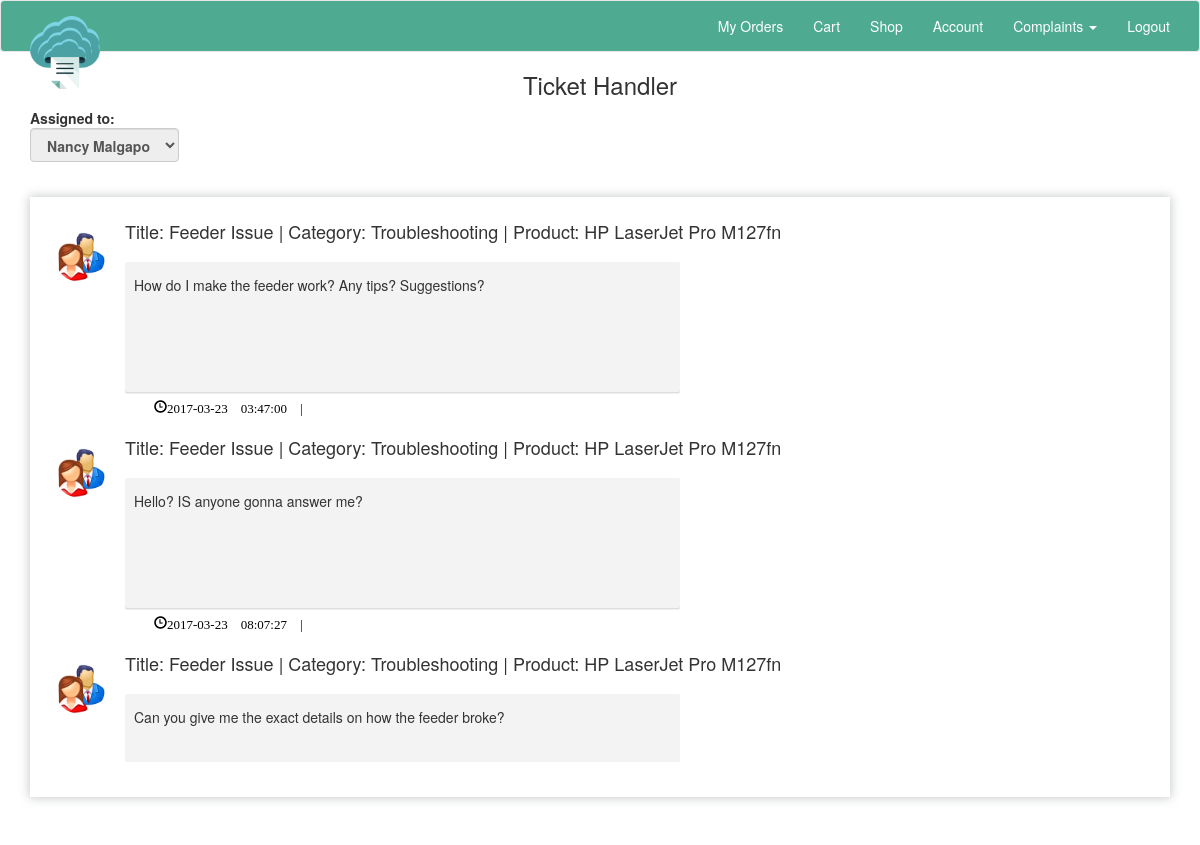
The app's page /replytocomplaint.php?id=1 (signed in) with its own data.
### tables this page shows
CREATE TABLE `userinfo` (
  `username` varchar(20) NOT NULL,
  `firstname` varchar(20) NOT NULL,
  `lastname` varchar(20) NOT NULL,
  `useraddress` varchar(50) NOT NULL,
  `usercontactno` varchar(11) NOT NULL,
  `useremail` varchar(30) NOT NULL,
  `userpaypal` varchar(30) NOT NULL,
  `userImage` varchar(255) NOT NULL DEFAULT 'res/default.png'
);

CREATE TABLE `discussion` (
  `forumID` int(11) NOT NULL,
  `dateandtime` datetime NOT NULL,
  `description` varchar(500) NOT NULL,
  `nameUser` varchar(255) NOT NULL,
  `nameAdmin` varchar(255) NOT NULL,
  `positionAdmin` varchar(255) NOT NULL,
  `adminImg` varchar(255) NOT NULL DEFAULT 'res/admin.png',
  `userImage` varchar(255) NOT NULL,
  `role` varchar(11) NOT NULL
);

CREATE TABLE `forum` (
  `forumID` int(11) NOT NULL,
  `title` varchar(255) NOT NULL,
  `productName` varchar(255) NOT NULL,
  `category` varchar(255) NOT NULL,
  `username` varchar(20) NOT NULL,
  `postedBy` varchar(50) NOT NULL,
  `level` int(1) NOT NULL DEFAULT '1',
  `assignedTo` varchar(50) NOT NULL,
  `status` varchar(10) NOT NULL DEFAULT 'OPEN'
);

### replytocomplaint.php (the view, shortened to what this page needs)
<?php
include 'connect.php';
?>
<!DOCTYPE html>
<html>
<head>
    <link href="css/bootstrap.min.css" rel="stylesheet">
    <link href="font-awesome/css/font-awesome.min.css" rel="stylesheet" type="text/css">
    <link href="stylecomplaint.css" rel="stylesheet">
    <link href="stylesheet.css" rel="stylesheet">
</head>
<body>
<?php
     include 'usernavbar.php';
    $id = $_GET['id'];
    $getticketassignment = "SELECT * FROM forum WHERE forumID = '$id'";
    $getticketassignmentresult = mysqli_query($con, $getticketassignment);
    $gtassignmentrow = mysqli_fetch_assoc($getticketassignmentresult);
    if($gtassignmentrow['assignedTo'] != ''){
    $nameofassignee = $gtassignmentrow['assignedTo'];
    $getassingmentname = "SELECT * FROM userinfo WHERE username = '$nameofassignee'";
    $result = mysqli_query($con, $getassingmentname);
    $resultrow = mysqli_fetch_assoc($result);
    $nameassigned = $resultrow['firstname'] .' ' . $resultrow['lastname'];
}
?>
<div class="container">
  <h3>Ticket Handler</h3>
  <label>Assigned to:
  <select class="form-control" disabled>
  <option value="<?php echo $gtassignmentrow['assignedTo']?>"><?php echo $nameassigned;?></option>
  </select>
  </label>
    <div class="container-fluid">
    <div class="listview message">
        <div class="listview-body">
        <?php
            $getmessages = "SELECT * FROM discussion WHERE forumID = '$id'";
            $getmessagesresult = mysqli_query($con, $getmessages);
            while($messagerows = mysqli_fetch_assoc($getmessagesresult)){
        ?>
                <?php
                    if($messagerows['role'] == 'user' &&  $_SESSION['role'] == 'user'){
                ?>
                 <div class="message-series right" style="text-align: right;">
                <div class="admin-avatar pull-right">
                   <img src="<?php echo $messagerows['userImage'];?>" alt="prof-pic" class="dp" style="margin-top: 35px;">
                </div>
                <div class="message-body">
               <h4>Title: <?php echo $gtassignmentrow['title'] . ' | '. 'Category: ' . $gtassignmentrow['category'] .  ' | ' .'Product: ' . $gtassignmentrow['productName'];?></h4>
                    <div class="message-content text-left">
                         <p class="text-right"><?php echo $messagerows['description'];?></p>
                    </div><br>
                    <small class="date" style="margin-right: 100px;">
                         <span class="glyphicon glyphicon-time"><?php echo $messagerows['dateandtime'] . ' '.$messagerows['nameUser']; ?></span>
                    </small>
                </div>
            </div>
                <?php }else{?>
                 <div class="message-series">
                <div class="user-avatar pull-left">
                  <img src="<?php echo $messagerows['adminImg'];?>" alt="admin-pic" class="dp">
                </div>
                <div class="message-body">
                   <h4>Title: <?php echo $gtassignmentrow['title'] . ' | '. 'Category: ' . $gtassignmentrow['category'] .  ' | ' .'Product: ' . $gtassignmentrow['productName'];?></h4>
                    <div class="message-content">
                        <p class="text-left"><?php echo $messagerows['description'];?></p>
                    </div><br>
                    <small class="date" style="margin-left: 100px;">
                      <span class="glyphicon glyphicon-time"><?php echo $messagerows['dateandtime'] . ' '.$messagerows['nameAdmin']. ' | ' . $messagerows['positionAdmin']; ?></span>
                    </small>
                </div>
            </div>
        <?php }}?>
        </div>
    </div>
    </div>
</div>
</body>
</html>

### stylecomplaint.css (style rules this page uses)
.container-fluid { box-shadow: 0 0 10px 1px #c9cccd; position: relative; margin: 30px 0 20px; width: 100%; height: 600px; }
.listview-body { height: 550px; margin-top: 15px; overflow: scroll; overflow-x: hidden; }
.pull-left { margin-right: 10px; }
.dp { width: 50px; height: 50px; border-radius: 50%; margin: 10px; }
.message-content { width: 50%; border-radius: 2px; box-shadow: 0 1.5px 0.5px rgba(0,0,0,0.13); display: inline-block; background-color: #f3f3f3; height: 130px; padding: 13px 9px 15px; margin-top: 10px; overflow-y: auto; position: relative; }
.date { display: inline-block; line-height: 1; color: black; padding: 0px 9px 15px; font-size: 13px; }
p { line-height: 1.5em; }

### stylesheet.css (style rules this page uses)
h3 { text-align:center; }
p { text-align:center; }
.glyphicon { margin-right:0px; }

### records on screen
userinfo: firstname+lastname "Nancy Malgapo"
discussion: adminImg (picture), forumID.title "Feeder Issue", forumID.category "Troubleshooting", forumID.productName "HP LaserJet Pro M127fn", description "How do I make the feeder work? Any tips? Suggestions?", dateandtime "2017-03-23 03:47:00"
discussion: adminImg (picture), forumID.title "Feeder Issue", forumID.category "Troubleshooting", forumID.productName "HP LaserJet Pro M127fn", description "Hello? IS anyone gonna answer me?", dateandtime "2017-03-23 08:07:27"
discussion: adminImg (picture), forumID.title "Feeder Issue", forumID.category "Troubleshooting", forumID.productName "HP LaserJet Pro M127fn", description "Can you give me the exact details on how the feeder broke?"
